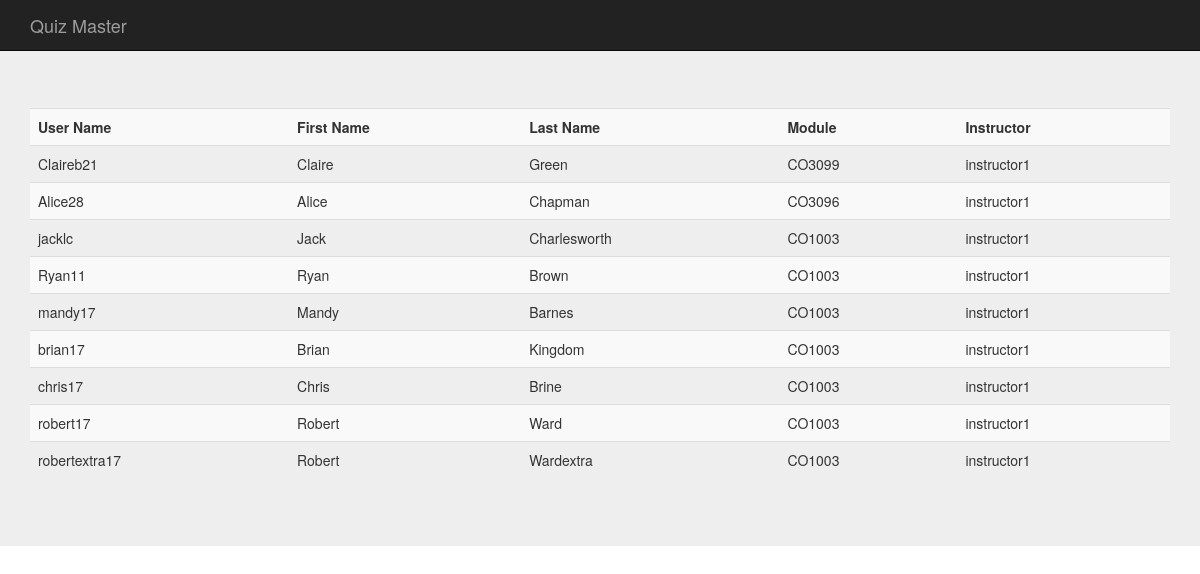
Page /quizcomp2/system/user.php (signed in) on the committed database.
### tables this page shows
CREATE TABLE IF NOT EXISTS `users` (
`id` int(11) NOT NULL,
  `username` varchar(30) NOT NULL,
  `password` varchar(40) NOT NULL,
  `firstname` varchar(30) NOT NULL,
  `lastname` varchar(30) NOT NULL,
  `module` varchar(30) NOT NULL,
  `instructor` varchar(255) NOT NULL,
  `type` int(1) NOT NULL,
  `extratime` varchar(64) NOT NULL,
  `email` varchar(64) NOT NULL
);

### quizcomp2/system/core.php (called while the page is built, shortened)
<?php
function logged_in(){
	if(isset($_SESSION['user_id']) && !empty($_SESSION['user_id'])){
		return true;
	}
	else{
		return false;
	}
}
function user_data($user_id){
	$user_id = (int)$user_id;
	$func_num_args = func_num_args();
	if ($func_num_args > 1){
		$data = mysql_fetch_assoc(mysql_query("SELECT * FROM `users` WHERE `id` = $user_id"));
		return $data;
	}
}
?>

### quizcomp2/system/user.php (the view, shortened to what this page needs)
<?php
include 'core.php';
if(logged_in()){
	$session_user_id = $_SESSION['user_id'];
	$user_data = user_data($session_user_id, 'id','username','firstname','lastname','type');
?>
<!DOCTYPE html>
<html lang="en">
  <head>
    <link href="css/min.css" rel="stylesheet">
  </head>
  <body>
    <nav class="navbar navbar-inverse navbar-fixed-top" role="navigation">
      <div class="container">
        <div class="navbar-header">
          <a class="navbar-brand" href="index.php">Quiz Master</a>
        </div>
        <div id="navbar" class="navbar-collapse collapse">
    </nav>
    <div class="jumbotron">
      <div class="container">
<?php
$instructor = $user_data['username'];
$query="SELECT * FROM `users` WHERE `type`='1' AND `instructor`='$instructor'";
$result = mysql_query($query);
$numrows = mysql_num_rows($result);
?>
<br/>
<table WIDTH="500" class="table table-striped">
<tr>
<th>User Name</th>
<th>First Name</th>
<th>Last Name</th>
<th>Module</th>
<th>Instructor</th>
<?php
$counter=0;
while ($counter < $numrows) {
$username = mysql_result($result,$counter,"username");
$lastname = mysql_result($result,$counter,"lastname");
$firstname = mysql_result($result,$counter,"firstname");
$module = mysql_result($result,$counter,"module");
$instructor = mysql_result($result,$counter,"instructor");
		echo '<tr>
	        <td>'.$username.'</td>
          <td>'.$firstname.'</td>
		      <td>'.$lastname.'</td>
          <td>'.$module.'</td>
          <td>'.$instructor.'</td>
          </tr>';
$counter++;
    }
} else{
  header('location:../index.php');
}
?>
</table>
</div>
  </body>
</html>

### rows in the picture
users: username "Claireb21", firstname "Claire", lastname "Green", module "CO3099", instructor "instructor1"
users: username "Alice28", firstname "Alice", lastname "Chapman", module "CO3096", instructor "instructor1"
users: username "jacklc", firstname "Jack", lastname "Charlesworth", module "CO1003", instructor "instructor1"
users: username "Ryan11", firstname "Ryan", lastname "Brown", module "CO1003", instructor "instructor1"
users: username "mandy17", firstname "Mandy", lastname "Barnes", module "CO1003", instructor "instructor1"
users: username "brian17", firstname "Brian", lastname "Kingdom", module "CO1003", instructor "instructor1"
users: username "chris17", firstname "Chris", lastname "Brine", module "CO1003", instructor "instructor1"
users: username "robert17", firstname "Robert", lastname "Ward", module "CO1003", instructor "instructor1"
users: username "robertextra17", firstname "Robert", lastname "Wardextra", module "CO1003", instructor "instructor1"
